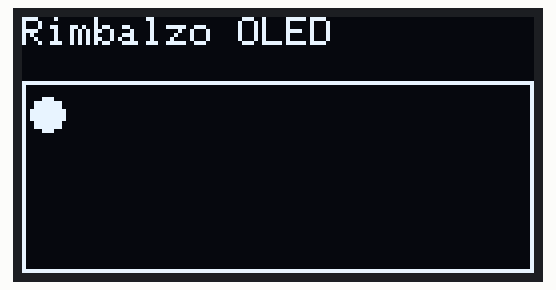
Simulated run of this sketch. Board: ESP32. On the bench: 128×64 one-colour display. What the sketch prints to the serial monitor is not drawn.

Above: at 0.1 s.
At 4.98 s:
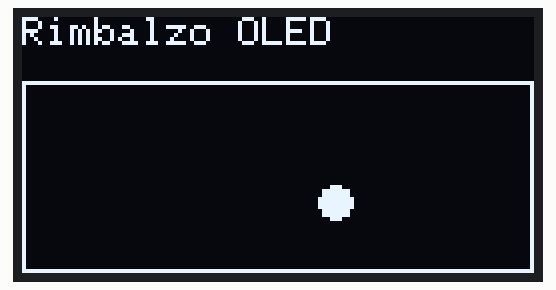
At 9.98 s:
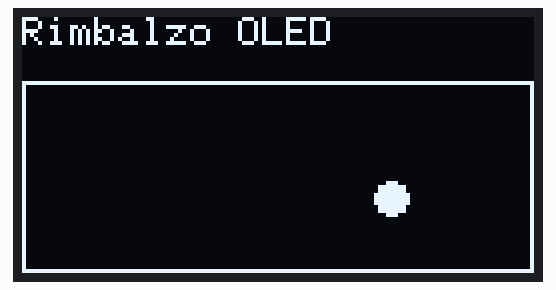
At 19.98 s:
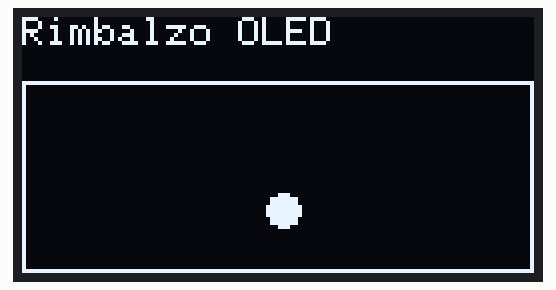
At 29.78 s:
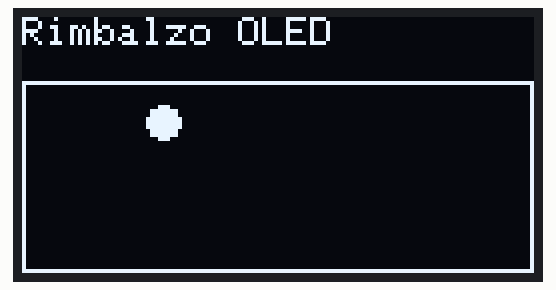
At 39.79 s:
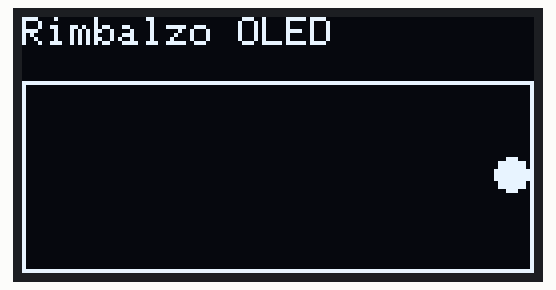

The sketch:

03-Grafica-e-animazione.ino
```cpp
#include <Arduino.h>
#include <Wire.h>
#include <Adafruit_GFX.h>
#include <Adafruit_SSD1306.h>

const int OLED_ADDRESS = 0x3C;
Adafruit_SSD1306 oled(128, 64, &Wire, -1, 100000, 100000);
bool ready = false;

int x = 6, y = 24;
int dx = 3, dy = 2;
unsigned long lastFrame;

bool startDisplay() {
  if (!Wire.begin(21, 22, 100000)) {
    Serial.println("ERR I2C");
    return false;
  }
  Wire.setTimeOut(50);
  Wire.beginTransmission(OLED_ADDRESS);
  if (Wire.endTransmission() != 0) {
    Serial.println("ERR OLED: nessun ACK a 0x3C");
    return false;
  }
  if (!oled.begin(SSD1306_SWITCHCAPVCC, OLED_ADDRESS, true, false)) {
    Serial.println("ERR OLED: inizializzazione fallita");
    return false;
  }
  oled.clearDisplay();
  oled.setTextColor(SSD1306_WHITE);
  oled.setTextWrap(false);
  return true;
}

void drawFrame() {
  oled.clearDisplay();
  oled.setTextSize(1);
  oled.setCursor(0, 0); oled.print("Rimbalzo OLED");
  oled.drawRect(0, 16, 128, 48, SSD1306_WHITE);
  oled.fillCircle(x, y, 4, SSD1306_WHITE);
  oled.display();
  Serial.print("X="); Serial.print(x);
  Serial.print(" Y="); Serial.println(y);
}

void setup() {
  Serial.begin(115200);
  ready = startDisplay();
  if (ready) drawFrame();
  lastFrame = millis();
}

void loop() {
  const unsigned long now = millis();
  if (ready && now - lastFrame >= 200) {
    lastFrame = now;
    x += dx;
    y += dy;
    // Il raggio e' 4: il centro deve restare dentro questi limiti.
    if (x < 5) { x = 5; dx = -dx; }
    else if (x > 122) { x = 122; dx = -dx; }
    if (y < 21) { y = 21; dy = -dy; }
    else if (y > 58) { y = 58; dy = -dy; }
    drawFrame();
  }
  delay(1);
}
```
